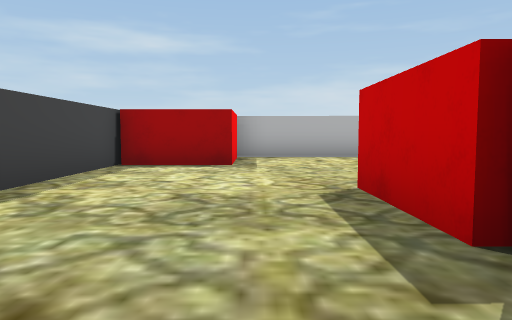
view 1 (above)

21 first-person views from a walk through a scene from a Unity 3-D project. The camera is 0.55 m above the floor, tilts 4° down and sees 70° across. The floor is counted in squares, 1 m on a side. Each view is taken from the middle of a square. On the plan, view 1 faces up. The plan holds only what a view shows up to about 9 squares ahead; the rest is blank. The place goes on beyond the plan.

view 2
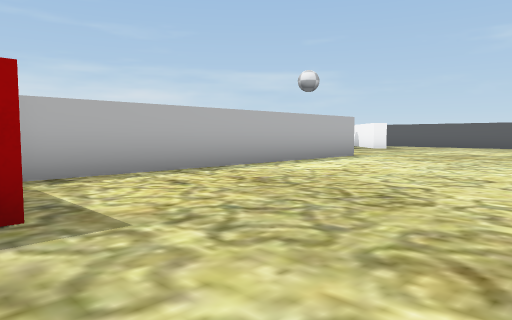

view 3
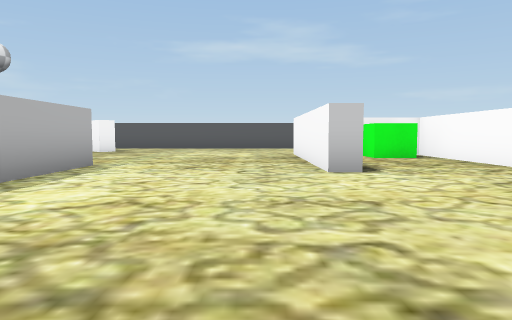

view 4
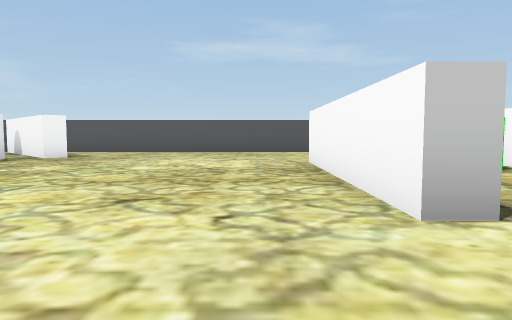

view 5
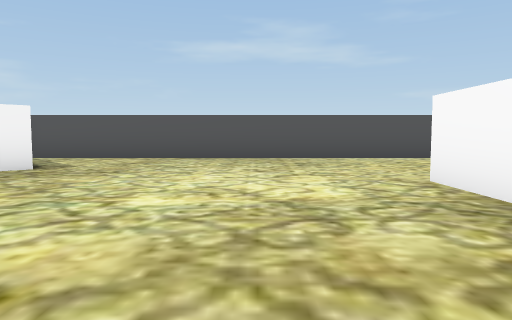

view 6
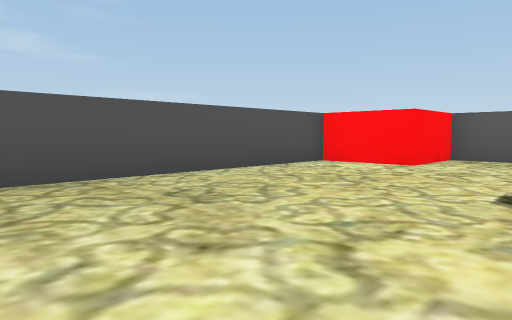

view 7
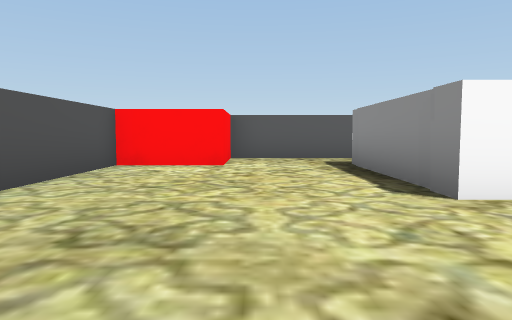

view 8
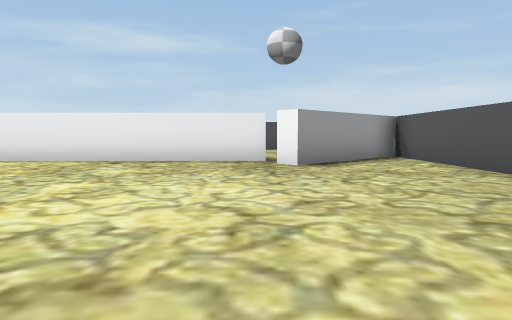

view 9
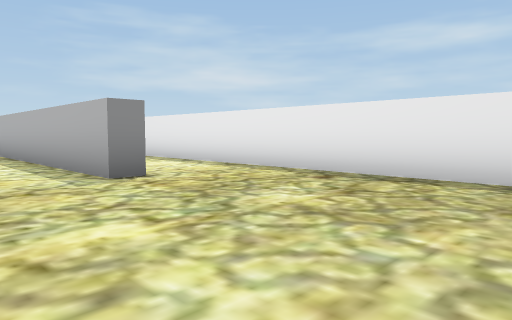

view 10
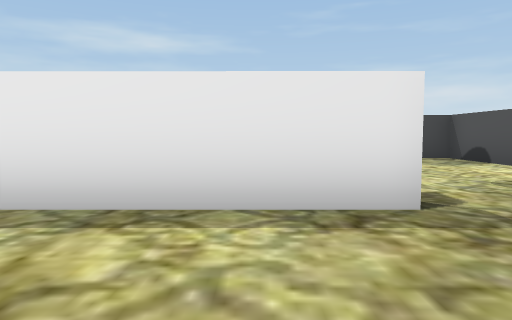

view 11
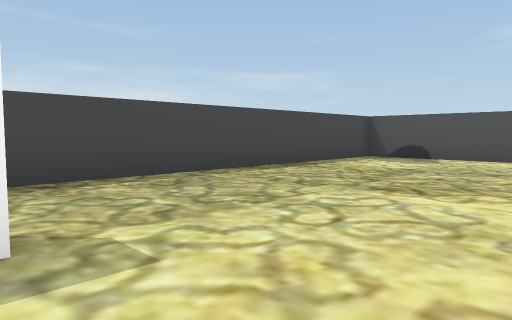

view 12
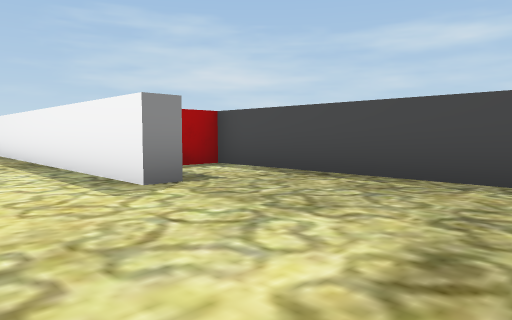

view 13
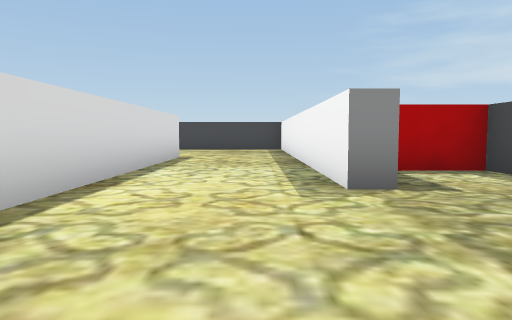

view 14
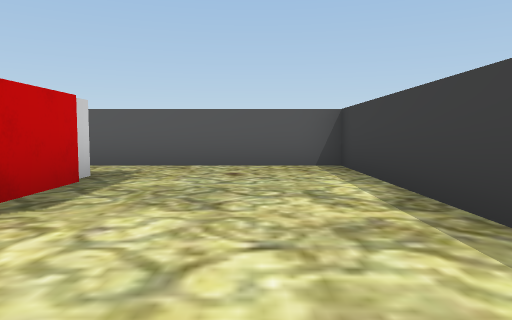

view 15
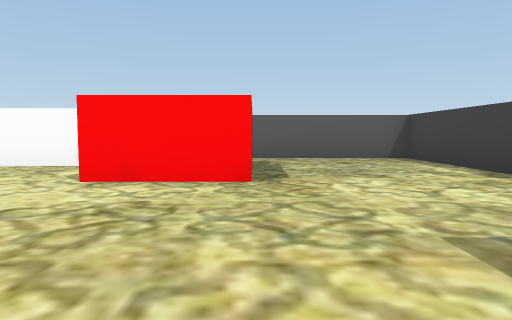

view 16
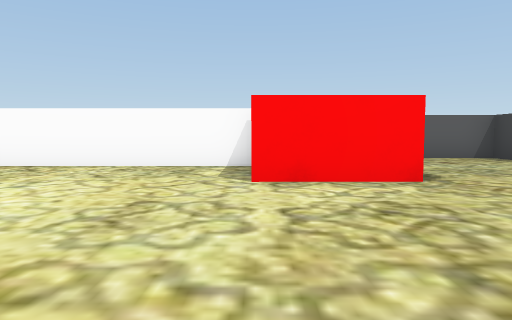

view 17
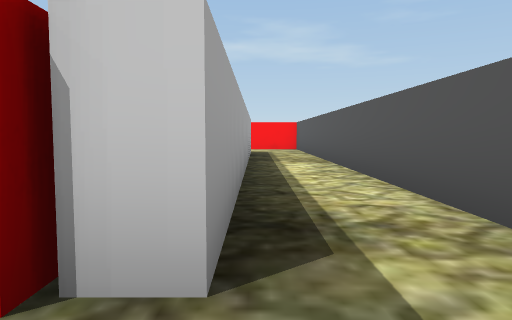

view 18
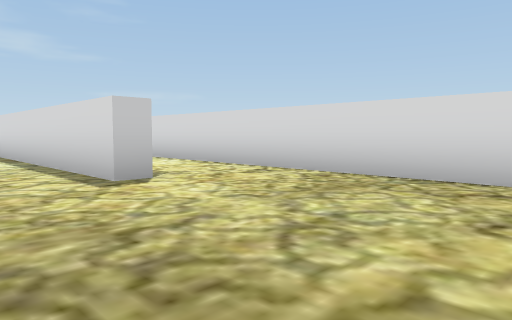

view 19
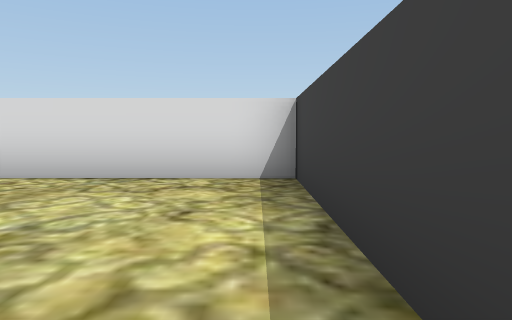

view 20
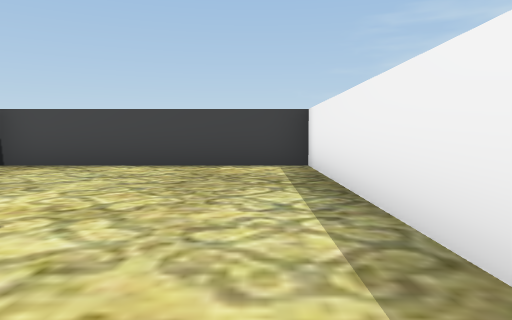

view 21
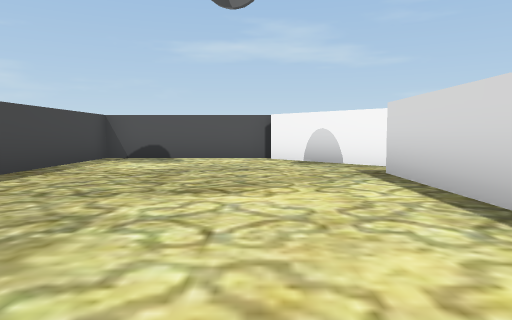

### Floor plan
Ten units are one square. View 1 is at (0, 0); x grows to the right and y downward. Boxes are objects, and circles mark ways between rooms. Rooms are numbered by the first view taken in them; rooms with no view inside come last. Other rooms are left out.
<svg viewBox="-30 -180 190 190">
<path fill="none" stroke="#000" d="M63 -44 63 -49 112 -49 112 -11M74 -95 74 -89 -5 -89M85 -12 12 -12 12 -18M30 -17 105 -17M14 -94 63 -94M108 5 136 5M123 -116 38 -117M-25 -68 -25 5 91 5M155 -14 155 -132 127 -105 124 -109M74 -155 74 -149 25 -149M124 -109 153 -137M22 -122 123 -121M155 -136 155 -175 54 -175M22 -116 22 -122M25 -149 -25 -149 -25 -94 14 -94"/>
<rect x="-25" y="-85" width="20" height="20" fill="#bbb"><title>other object</title></rect>
<rect x="5" y="-45" width="30" height="30" fill="#bbb"><title>other object</title></rect>
<rect x="95" y="-35" width="10" height="10" fill="#bbb"><title>other object</title></rect>
<rect x="135" y="-15" width="20" height="20" fill="#bbb"><title>other object</title></rect>
<rect x="35" y="-175" width="20" height="20" fill="#bbb"><title>other object</title></rect>
<circle cx="25" cy="-105" r="3" fill="#2a7"/>
<circle cx="20" cy="-135" r="3" fill="#2a7"/>
<text x="70" y="-60">1</text>
<text x="80" y="-150">2</text>
<text x="0" y="-120">3</text>
</svg>
Room 1 opens to room 3. Room 2 opens to room 3.

Where each view was taken, in squares from view 1:
view 1: 0 up, 0 right, facing up
view 2: 4 up, 1 left, facing up-right
view 3: 6 up, 1 right, facing right
view 4: 6 up, 4 right, facing right
view 5: 7 up, 7 right, facing right
view 6: 8 up, 11 right, facing down-right
view 7: 8 up, 13 right, facing down
view 8: 4 up, 12 right, facing up
view 9: 7 up, 12 right, facing up-left
view 10: 9 up, 11 right, facing up
view 11: 13 up, 7 right, facing up-right
view 12: 13 up, 11 right, facing up-left
view 13: 14 up, 11 right, facing left
view 14: 6 up, 1 left, facing down
view 15: 8 up, 1 right, facing down
view 16: 8 up, 3 right, facing down
view 17: 1 up, 0 right, facing right
view 18: 14 up, 2 left, facing down-right
view 19: 14 up, 2 left, facing down
view 20: 14 up, 4 right, facing left
view 21: 14 up, 7 right, facing right
